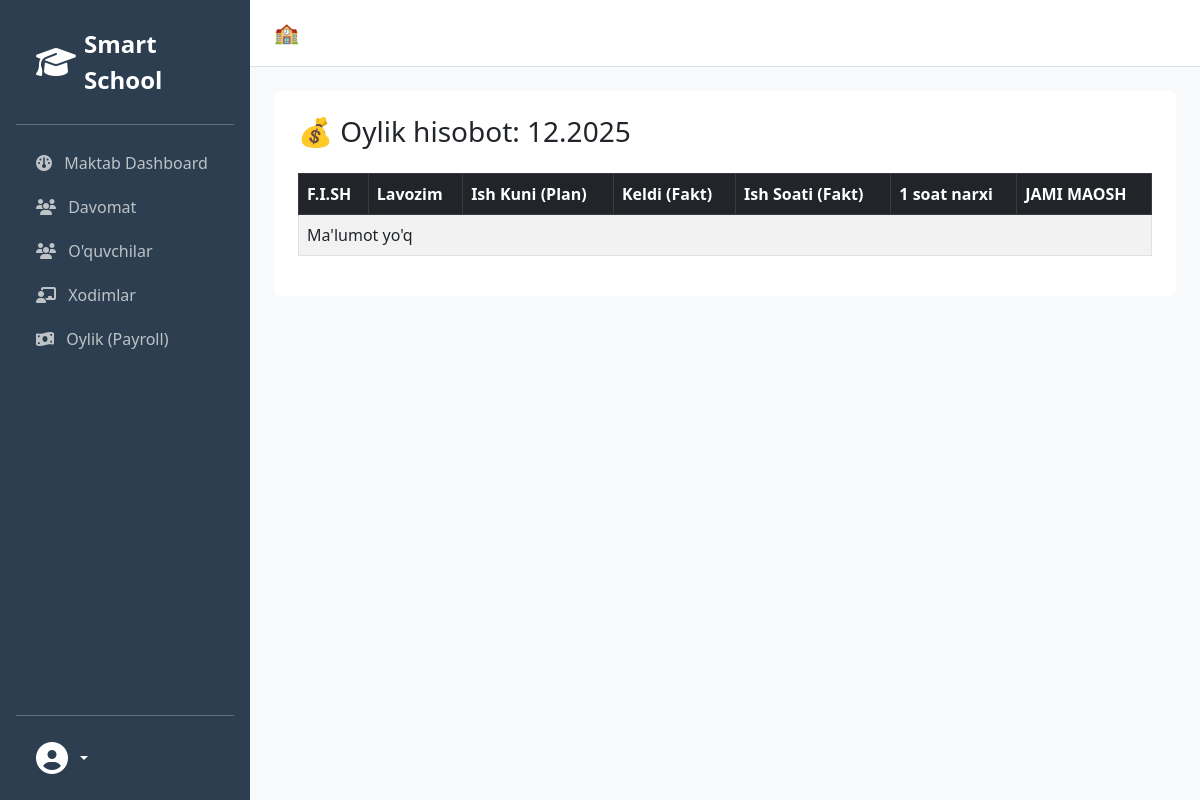
/payroll/, run on an earlier commit of the app's database.
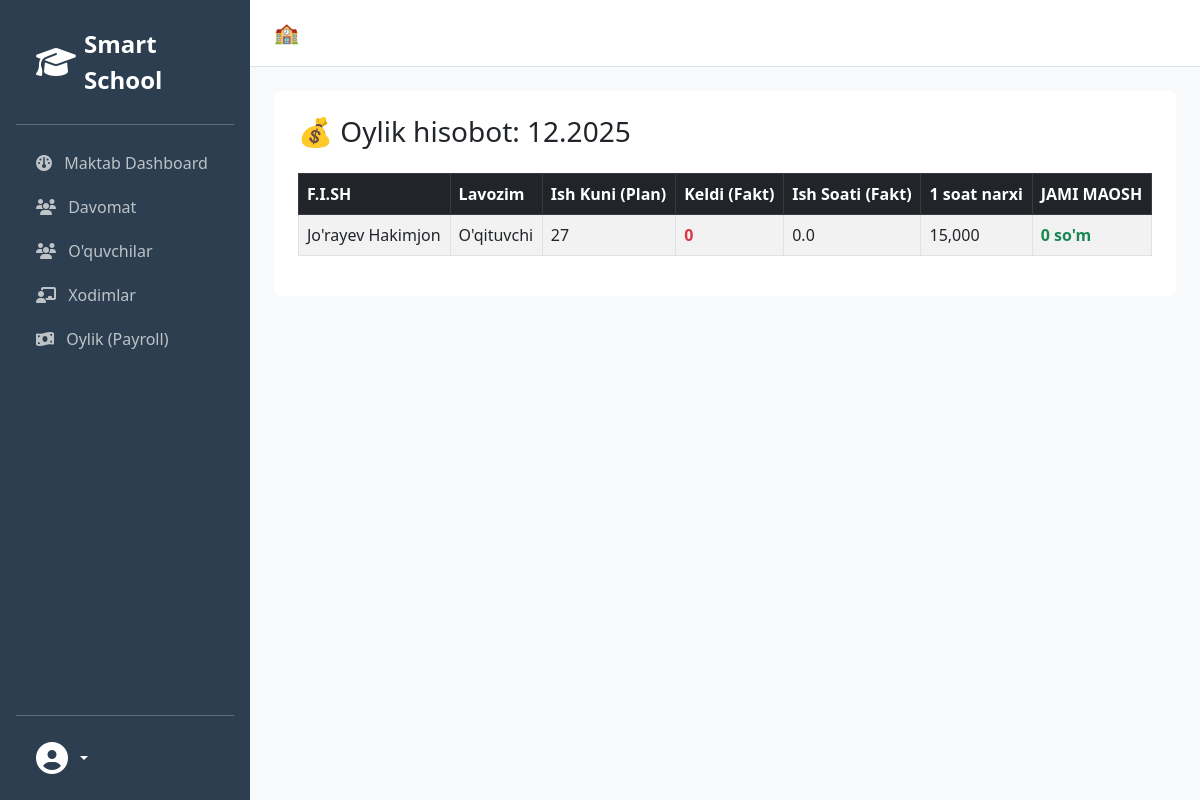
And on a later commit of the database.
### staff/models.py (models this page shows, shortened)
class Employee(models.Model):
    school = models.ForeignKey(School, on_delete=models.CASCADE, related_name="employees")
    full_name = models.CharField(max_length=255)
    hikvision_id = models.CharField(max_length=20, editable=False)
    employee_id = models.CharField(max_length=50, editable=False)
    phone = models.CharField(max_length=20)
    photo = models.ImageField(upload_to='staff/', blank=True, null=True)
    POSITION_CHOICES = [('teacher', "O'qituvchi"), ('admin', "Ma'muriyat")]
    position_type = models.CharField(max_length=20, choices=POSITION_CHOICES, default='teacher')
    start_time = models.TimeField(verbose_name="Ish boshlanishi", default="08:00")
    end_time = models.TimeField(verbose_name="Ish tugashi", default="17:00")
    teaching_hours = models.FloatField(default=0, verbose_name="O'quv soati")
    pedagogical_load = models.FloatField(default=0, verbose_name="Pedagogik yuklama")
    addition_hours = models.FloatField(default=0, verbose_name="Qo'shimcha dars soati")
    base_salary = models.DecimalField(max_digits=12, decimal_places=2, default=0, verbose_name="1 soat narxi")
    is_synced = models.BooleanField(default=False)
    is_active = models.BooleanField(default=True)
    class Meta:
        unique_together = ['school', 'hikvision_id']

### staff/views.py (the view)
# urls.py: path('payroll/', views.payroll_report, name='payroll_report'),
def payroll_report(request):
    today = datetime.now()
    year = int(request.GET.get('year', today.year))
    month = int(request.GET.get('month', today.month))
    from core.models import School
    school = School.objects.first()
    calculator = PayrollCalculator(school, year, month)
    report_data = calculator.calculate_all()
    context = {
        'report': report_data,
        'year': year,
        'month': month,
        'month_name': today.strftime('%B')
    }
    return render(request, 'staff/payroll.html', context)

### staff/services.py (called while the page is built, shortened)
    def get_total_work_days(self, work_days_per_week=6):
        total_days = 0
        holidays = self._get_holidays()
        for day in range(1, self.days_in_month + 1):
            current_date = date(self.year, self.month, day)
            weekday = current_date.weekday() # 0=Dushanba, 6=Yakshanba
            if weekday == 6:
                continue
            if work_days_per_week == 5 and weekday == 5:
                continue
            if self._is_holiday(current_date, holidays):
                continue
            total_days += 1
        return total_days

    def _get_holidays(self):
        return Holiday.objects.all()

    def _is_holiday(self, check_date, holidays):
        return False

### templates/staff/payroll.html
{% extends 'base.html' %} {% block content %}
<div class="card p-4">
  <h3>💰 Oylik hisobot: {{ month }}.{{ year }}</h3>
  <table class="table table-bordered table-striped mt-3">
    <thead class="table-dark">
      <tr>
        <th>F.I.SH</th>
        <th>Lavozim</th>
        <th>Ish Kuni (Plan)</th>
        <th>Keldi (Fakt)</th>
        <th>Ish Soati (Fakt)</th>
        <th>1 soat narxi</th>
        <th>JAMI MAOSH</th>
      </tr>
    </thead>
    <tbody>
      {% for row in report %}
      <tr>
        <td>{{ row.full_name }}</td>
        <td>{{ row.position }}</td>
        <td>{{ row.plan_days }}</td>
        <td
          class="{% if row.fact_days < row.plan_days %}text-danger fw-bold{% endif %}"
        >
          {{ row.fact_days }}
        </td>
        <td>{{ row.fact_hours }}</td>
        <td>{{ row.hourly_rate }}</td>
        <td class="fw-bold text-success">{{ row.total_salary }} so'm</td>
      </tr>
      {% empty %}
      <tr>
        <td colspan="7">Ma'lumot yo'q</td>
      </tr>
      {% endfor %}
    </tbody>
  </table>
</div>
{% endblock %}

What changed in the data, as far as the page shows it:
added Employee: full_name "Jo'rayev Hakimjon"
Also different on the page:
new list line: "O'qituvchi 27 0 0.0 15,000 0 so'm"
text no longer shown: "Ma'lumot yo'q"
